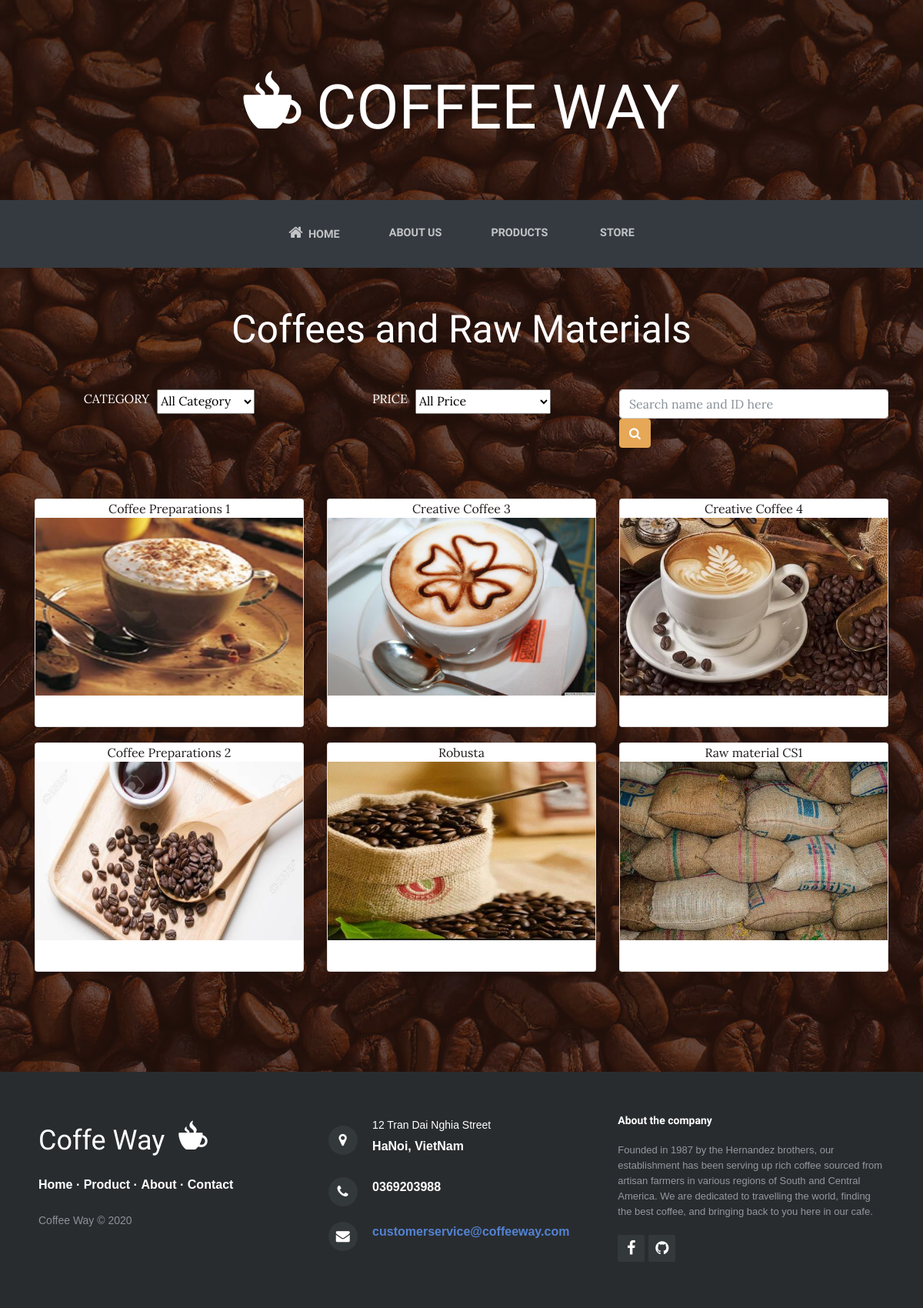
/products/product_coffees, run on the app's committed database.
### app.py (models this page shows)
class Products(db.Model):
    __tablename__ = 'products'
    ID = db.Column(db.String(100), primary_key=True)
    name = db.Column(db.String(100))
    price = db.Column(db.Integer)
    description = db.Column(db.String(1000))
    linkimg=db.Column(db.String(100))
    category=db.Column(db.String(100))
    amount=db.Column(db.Integer)
    brand=db.Column(db.String(100))

### app.py (the view, shortened to what this page needs)
@app.route('/products/product_coffees',methods=['GET','POST'])
def coffees():
    time=datetime.datetime.now().strftime("%y-%m-%d")
    check=Count_Visit.query.filter_by(date_visit=time).first()
    if check is None:
        new_count=Count_Visit(date_visit=time,web_home=0,web_about=0,web_store=0,web_booking=0,web_coffeesraw=1,web_machinery=0)
        db.session.add(new_count)
        db.session.commit()
    else:
        check.web_coffeesraw=check.web_coffeesraw +1
        db.session.commit()
    if request.method=='GET':
        products=Products.query.all()
        lst_products=[]
        for product in products:
            if "RW" in product.ID:
                lst_products.append(product)
        return render_template('product_coffees.html',products=lst_products,user=current_user.get_id(),search=True)

### templates/product_coffees.html (shortened to what this page needs)
{% extends "base.html" %}
{% block content %}
    <h1 class="text-center text-white d-none d-lg-block site-heading"><span class="site-heading-lower"><i class="icon ion-coffee" style="font-size: 100px;"></i>&nbsp;coffee way</span></h1>
    <nav class="navbar navbar-light navbar-expand-lg bg-dark py-lg-4" id="mainNav" style="margin-bottom: 50px;">
        <div class="container">
            <div class="collapse navbar-collapse" id="navbarResponsive">
                <ul class="nav navbar-nav mx-auto">
                    <li class="nav-item" role="presentation"><a class="nav-link" href="/"><i class="fa fa-home" style="font-size: 20px;"></i>&nbsp; Home</a></li>
                    <li class="nav-item" role="presentation"><a class="nav-link" href="/about" style="color: rgba(255,255,255,0.7);">About us</a></li>
                    <li class="nav-item" role="presentation"><a class="nav-link" href="/products">Products</a></li>
                    <li class="nav-item" role="presentation"><a class="nav-link" href="/store">&nbsp;Store</a></li>
                </ul>
            </div>
        </div>
    </nav>
    <h1 style="color: #fff;font-family: Cookie, cursive;text-align: center;font-size: 50PX;">Coffees and Raw Materials</h1>
    {% if search %}
    <form action = "http://localhost:5000/products/product_coffees" method='POST' enctype = "multipart/form-data" style="padding-top: 20px;padding-bottom: 20px;">
        <div class="container" style="margin-top: 20px;">
            <div class="row">
                <div class="col-md-4 offset-md-0">
                    <div class="form-group text-break d-md-flex justify-content-md-center"><label class="text-uppercase" style="margin-right: 10px;color: #ffff;">Category</label>
                        <select name="Category">
                            <option value="All" selected>All Category</option>
                        </select></div>
                </div>
                <div class="col-md-4 offset-md-0">
                    <div class="form-group text-break d-md-flex justify-content-md-center"><label class="text-uppercase" style="margin-right: 10px;color: #ffff;">Price</label>
                        <select name="Price">
                        <option value="All" selected>All Price</option>
                    </select></div>
                </div>
                <div class="col-md-4 offset-md-0">
                        <div class="form-group"><input type="text" class="form-control" placeholder="Search name and ID here" name="search"/><button class="btn btn-primary" type="submit"><i class="fa fa-search"></i></button></div>
                </div>
            </div>
        </div>
    </form>
    {% endif %}
    <section>
        <div>
            <div class="container">
                <div class="row" style="padding-bottom: 30px; margin-top: 30px;">
                    {% for row in products %}
                    <td>
                        <div class="col-sm-4" style="margin-bottom: 20px;">
                            <div class="card"><a class="text-center" href="/productDescription?ID={{row.ID}}" style="color: #221d1d;">{{row.name}}<img class="img-fluid" src="{{row.linkimg}}" /></a>
                                <div class="card-body">
                                </div>
                            </div>
                        </div>
                    </td>
                    {% endfor %}
                </div>
            </div>
        </div>
    </section>
{% endblock %}

### templates/base.html (shortened to what this page needs)
<!DOCTYPE html>
<html>
<head>
    <link rel="stylesheet" href="{{url_for('static', filename='bootstrap/css/bootstrap.min.css')}}">
    <link rel="stylesheet" href="{{url_for('static', filename='fonts/font-awesome.min.css')}}">
    <link rel="stylesheet" href="{{url_for('static', filename='fonts/ionicons.min.css')}}">
    <link rel="stylesheet" href="{{url_for('static', filename='fonts/simple-line-icons.min.css')}}">
    <link rel="stylesheet" href="https://cdnjs.cloudflare.com/ajax/libs/aos/2.2.0/aos.css">
    <link rel="stylesheet" href="https://cdnjs.cloudflare.com/ajax/libs/lightbox2/2.8.2/css/lightbox.min.css">
    <link rel="stylesheet" href="{{url_for('static', filename='css/Login-Form-Clean.css')}}">
    <link rel="stylesheet" href="{{url_for('static', filename='css/Login-Form-Dark.css')}}">
    <link rel="stylesheet" href="{{url_for('static', filename='css/Pretty-Footer.css')}}">
    <link rel="stylesheet" href="{{url_for('static', filename='css/Registration-Form-with-Photo.css')}}">
</head>
<body style="background:linear-gradient(rgba(47, 23, 15, 0.65), rgba(47, 23, 15, 0.65)), url('/static/img/bg.jpg');">
    {% block content %}{% endblock %}
    <footer>
        <div class="row">
            <div class="col-sm-6 col-md-4 footer-navigation">
                <h3><a href="#">Coffe Way&nbsp;&nbsp;<i class="icon ion-coffee" style="font-size: 50px;"></i>&nbsp;</a>
                </h3>
                <p class="links"><a href="/">Home</a><strong> · </strong><a
                        href="/products">Product</a><strong> · </strong><a href="/about">About</a><strong> · </strong><a href="/about/sales">Contact</a></p>
                <p class="company-name">Coffee Way © 2020 </p>
            </div>
            <div class="col-sm-6 col-md-4 footer-contacts">
                <div><span class="fa fa-map-marker footer-contacts-icon"> </span>
                    <p><span class="new-line-span">12 Tran Dai Nghia Street</span> HaNoi, VietNam</p>
                </div>
                <div><i class="fa fa-phone footer-contacts-icon"></i>
                    <p class="footer-center-info email text-left">0369203988</p>
                </div>
                <div><i class="fa fa-envelope footer-contacts-icon"></i>
                    <p> <a href="#" target="_blank">customerservice@coffeeway.com</a></p>
                </div>
            </div>
            <div class="col-md-4 footer-about">
                <h4>About the company</h4>
                <p> Founded in 1987 by the Hernandez brothers, our establishment has been serving up rich coffee sourced from artisan farmers in various regions of South and Central America. We are dedicated to travelling the world, finding the best coffee, and bringing back to you here in our cafe. </p>
                <div class="social-links social-icons"><a href="https://www.facebook.com/groups/234053657927282/?source=unknown"><i class="fa fa-facebook"></i></a><a href="https://github.com/jurgendn/Coffee_Project"><i
                            class="fa fa-github"></i></a></div>
            </div>
        </div>
    </footer>
</body>
</html>

### static/css/Pretty-Footer.css (style rules this page uses)
footer { background-color: #292c2f; box-shadow: 0 1px 1px 0 rgba(0, 0, 0, 0.12); box-sizing: border-box; width: 100%; text-align: left; font: bold 16px sans-serif; padding: 55px 50px; margin-top: 80px; bottom: 0; color: #fff; }
.footer-navigation h3 { margin: 0; font: normal 36px Cookie, cursive; margin-bottom: 20px; color: #fff; }
.footer-navigation h3 a { text-decoration: none; color: #fff; }
.footer-navigation p.links a { color: #fff; text-decoration: none; }
.footer-navigation p.company-name { color: #8f9296; font-size: 14px; font-weight: normal; margin-top: 20px; }
.footer-contacts p { display: inline-block; color: #ffffff; vertical-align: middle; }
.footer-contacts p a { color: #5383d3; text-decoration: none; }
.fa.footer-contacts-icon { background-color: #33383b; color: #fff; font-size: 18px; width: 38px; height: 38px; border-radius: 50%; text-align: center; line-height: 38px; margin: 10px 15px 10px 0; }
span.new-line-span { display: block; font-weight: normal; display: block; font-weight: normal; font-size: 14px; line-height: 2; }
.footer-about h4 { display: block; color: #fff; font-size: 14px; font-weight: bold; margin-bottom: 20px; }
.footer-about p { line-height: 20px; color: #92999f; font-size: 13px; font-weight: normal; margin: 0; }
div.social-links { margin-top: 20px; color: #fff; }
.social-links a { display: inline-block; width: 35px; height: 35px; cursor: pointer; background-color: #33383b; border-radius: 2px; font-size: 20px; color: #ffffff; text-align: center; line-height: 35px; margin-right: 5px; margin-bottom: 5px; }

### data on the page
Products: name "Coffee Preparations 1", linkimg (picture)
Products: name "Creative Coffee 3", linkimg (picture)
Products: name "Creative Coffee 4", linkimg (picture)
Products: name "Coffee Preparations 2", linkimg (picture)
Products: name "Robusta", linkimg (picture)
Products: name "Raw material CS1", linkimg (picture)
